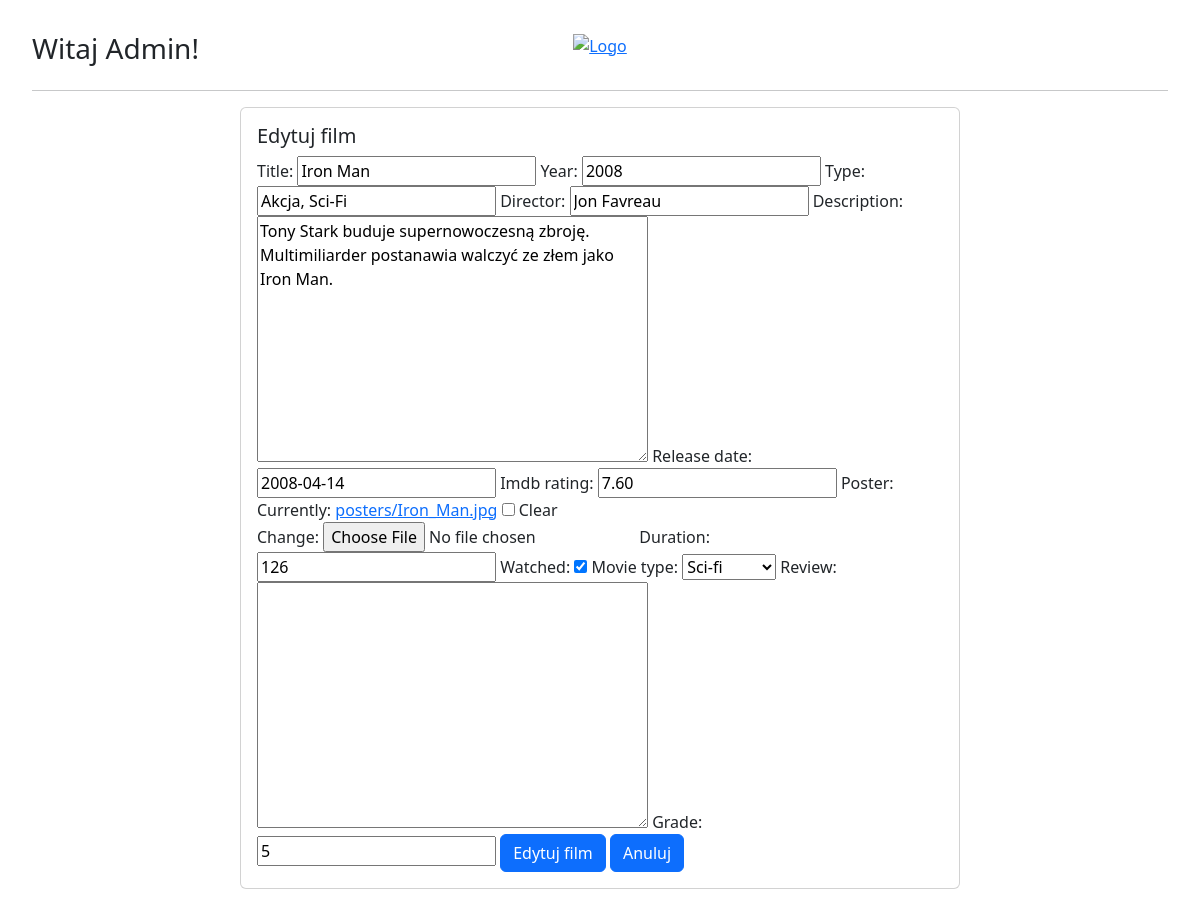
/movies/edit/3/ (signed in), run on the app's committed database.
### filmyweb/models.py (models this page shows, shortened)
class Film(models.Model):
    title = models.CharField(max_length=255, blank=False, unique=True)
    year = models.PositiveSmallIntegerField(default=2000)
    type = models.CharField(max_length=255, blank=False, unique=False, default="")
    director = models.CharField(max_length=255, blank=False, unique=False, default="")
    description = models.TextField(default="")
    release_date = models.DateField(null=True, blank=True)
    imdb_rating = models.DecimalField(max_digits=4, decimal_places=2, null=True, blank=True)
    poster = models.ImageField(upload_to="posters", null=True, blank=True)
    additional = models.OneToOneField(AdditionalInfo, on_delete=models.CASCADE, null=True, blank=True)

class AdditionalInfo(models.Model):
    MOVIE_TYPE = {
        (0, 'Unknown'),
        (1, 'Horror'),
        (2, 'Comedy'),
        (3, 'Sci-fi'),
        (4, 'Fantasy'),
        (5, 'Action'),
    }
    duration = models.PositiveSmallIntegerField(default=0)
    watched = models.BooleanField(blank=False, default=False)
    movie_type = models.PositiveSmallIntegerField(default=0, choices=MOVIE_TYPE)

### filmyweb/views.py (the view)
# urls.py: path('edit/<int:id>/', edit_movie, name="edit_movie"),
@login_required()
def edit_movie(request, id):
    movie = get_object_or_404(Film, pk=id)
    grade = Grade.objects.filter(title=movie)
    actors = movie.Actors.all()
    try:
        additional = AdditionalInfo.objects.get(film=movie.id)
    except AdditionalInfo.DoesNotExist:
        additional = None
    form_basic = MovieForm(request.POST or None, request.FILES or None, instance=movie)
    form_additional = AdditionalInfoForm(request.POST or None, instance=additional)
    form_grade = GradeForm(request.POST or None)
    if request.method == 'POST':
        grade = form_grade.save(commit=False)
        grade.title = movie
        grade.save()
    contex = {
        'form': form_basic,
        'form_additional': form_additional,
        'form_grade': form_grade,
        'grade': grade
    }
    if all((form_basic.is_valid(), form_additional.is_valid())):
        my_movie = form_basic.save(commit=False)
        additional = form_additional.save()
        my_movie.additional = additional
        my_movie.save()
        contex['success'] = True
    return render(request, 'new_edit_movie.html', contex)

### filmyweb/forms.py
class MovieForm(ModelForm):
    class Meta:
        model = Film
        fields = ['title','year','type','director','description','release_date','imdb_rating','poster']

class AdditionalInfoForm(ModelForm):
    class Meta:
        model = AdditionalInfo
        fields = ['duration', 'watched', 'movie_type']

### templates/new_edit_movie.html (shortened to what this page needs)
{% extends 'main.html'%}
{% load bootstrap %}
{% block page %}
  <div class="card" style="width: 45rem; margin: 0 auto;">
              <div class="card-body">
                  {% if request.resolver_match.url_name == 'new_movie' %}
                  <h5 class="card-title">Dodaj film</h5>
                {%else%}
                  <h5 class="card-title">Edytuj film</h5>
                {%endif%}
              <form method="post" enctype="multipart/form-data">
                  {{ form|bootstrap }}
                  {{ form_additional|bootstrap }}
                  {%if form_grade%}
                    {{ form_grade|bootstrap }}
                  {%endif%}
                {% if request.resolver_match.url_name == 'new_movie' %}
                  <input class="btn btn-primary" type="submit" value="Dodaj film">
                {%else%}
                  <input class="btn btn-primary" type="submit" value="Edytuj film">
                {%endif%}
                <a href="{%url 'all_movies' %}" class="btn btn-primary">Anuluj</a>
              </form>
              </div>
  </div>
{% endblock%}

### templates/main.html (shortened to what this page needs)
{% load static %}
<!doctype html>
<html lang="en">
<head>
    <link rel="stylesheet" href="https://cdn.jsdelivr.net/npm/bootstrap@5.3.0-alpha3/dist/css/bootstrap.min.css">
    <link rel="stylesheet" href="{% static 'new.css' %}">
</head>
<body>
<div class="row">
  <div class="col-4 text-left scale-20">
    {% if user.is_authenticated %}
      <b><h3>Witaj {{user.username}}!</h3></b>
    {% else %}
      <b>Witaj nieznajomy!</b>
    {% endif %}
  </div>
  <div class="col-2 text-center scale-60">
      <a href="{%url 'all_movies' %}"><img src="https://www.mactrast.com/wp-content/uploads/2018/07/netflix-logo-banner-500x283.jpg" alt="Logo" class="mx-auto" style="max-height: 40px;"></a>
  </div>
  <div class="col-6 d-flex justify-content-end button-container scale-20p">
  </div>
</div>
<hr>
{% block page %} {%endblock%}
</body>
</html>

### filmyweb/static/new.css (style rules this page uses)
body { padding: 2rem; background-image: url('https://img.freepik.com/darmowe-zdjecie/szara-sciana-tekstur_24972-158.jpg?w=1380&t=st=1680897311~exp=1680897911~hmac=9d151802cd8ce9e84895eac88548e28e6b3e0b4fe20f94ac5d3c76603883bf4e'); background-size: cover; background-position: center; }
.scale-20 { width: 20%; }
.scale-60 { width: 60%; }
.scale-20p { width: 20%; }

### data on the page
Film: title "Iron Man", year "2008", type "Akcja, Sci-Fi", director "Jon Favreau", description "Tony Stark buduje supernowoczesną zbroję. Multimiliarder postanawia walczyć ze złem jako Iron Man.", release_date "2008-04-14", imdb_rating "7.60"
AdditionalInfo: duration "126", watched "☑", movie_type "Sci-fi"

### other printed values
{{ user.username }} "Admin"
